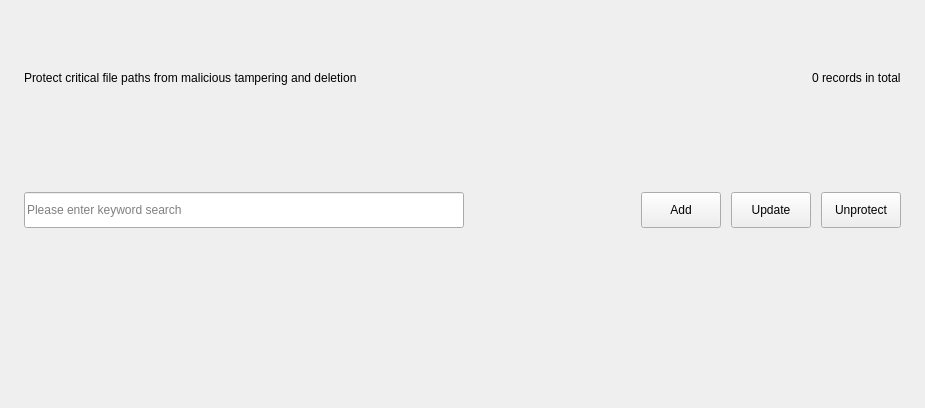
<?xml version="1.0" encoding="UTF-8"?>
<ui version="4.0">
 <class>TPExecute</class>
 <widget class="QWidget" name="TPExecute">
  <property name="geometry">
   <rect>
    <x>0</x>
    <y>0</y>
    <width>925</width>
    <height>408</height>
   </rect>
  </property>
  <property name="windowTitle">
   <string>Form</string>
  </property>
  <layout class="QVBoxLayout" name="verticalLayout">
   <property name="spacing">
    <number>10</number>
   </property>
   <property name="leftMargin">
    <number>24</number>
   </property>
   <property name="topMargin">
    <number>16</number>
   </property>
   <property name="rightMargin">
    <number>0</number>
   </property>
   <property name="bottomMargin">
    <number>4</number>
   </property>
   <item>
    <layout class="QHBoxLayout" name="horizontalLayout">
     <property name="rightMargin">
      <number>24</number>
     </property>
     <item>
      <widget class="QLabel" name="label">
       <property name="text">
        <string>Protect critical file paths from malicious tampering and deletion</string>
       </property>
      </widget>
     </item>
     <item>
      <spacer name="horizontalSpacer">
       <property name="orientation">
        <enum>Qt::Horizontal</enum>
       </property>
       <property name="sizeHint" stdset="0">
        <size>
         <width>40</width>
         <height>20</height>
        </size>
       </property>
      </spacer>
     </item>
     <item>
      <widget class="QLabel" name="m_tips">
       <property name="text">
        <string>0 records in total</string>
       </property>
      </widget>
     </item>
    </layout>
   </item>
   <item>
    <widget class="QWidget" name="m_controlLine" native="true">
     <layout class="QHBoxLayout" name="horizontalLayout_2">
      <property name="spacing">
       <number>10</number>
      </property>
      <property name="leftMargin">
       <number>0</number>
      </property>
      <property name="topMargin">
       <number>0</number>
      </property>
      <property name="rightMargin">
       <number>24</number>
      </property>
      <property name="bottomMargin">
       <number>0</number>
      </property>
      <item>
       <widget class="QLineEdit" name="m_search">
        <property name="sizePolicy">
         <sizepolicy hsizetype="Fixed" vsizetype="Fixed">
          <horstretch>0</horstretch>
          <verstretch>0</verstretch>
         </sizepolicy>
        </property>
        <property name="minimumSize">
         <size>
          <width>440</width>
          <height>36</height>
         </size>
        </property>
        <property name="maximumSize">
         <size>
          <width>440</width>
          <height>36</height>
         </size>
        </property>
        <property name="placeholderText">
         <string>Please enter keyword search</string>
        </property>
       </widget>
      </item>
      <item>
       <spacer name="horizontalSpacer_2">
        <property name="orientation">
         <enum>Qt::Horizontal</enum>
        </property>
        <property name="sizeHint" stdset="0">
         <size>
          <width>40</width>
          <height>20</height>
         </size>
        </property>
       </spacer>
      </item>
      <item>
       <widget class="QPushButton" name="m_add">
        <property name="sizePolicy">
         <sizepolicy hsizetype="Fixed" vsizetype="Fixed">
          <horstretch>0</horstretch>
          <verstretch>0</verstretch>
         </sizepolicy>
        </property>
        <property name="minimumSize">
         <size>
          <width>72</width>
          <height>36</height>
         </size>
        </property>
        <property name="text">
         <string>Add</string>
        </property>
       </widget>
      </item>
      <item>
       <widget class="QPushButton" name="m_update">
        <property name="sizePolicy">
         <sizepolicy hsizetype="Fixed" vsizetype="Fixed">
          <horstretch>0</horstretch>
          <verstretch>0</verstretch>
         </sizepolicy>
        </property>
        <property name="minimumSize">
         <size>
          <width>72</width>
          <height>36</height>
         </size>
        </property>
        <property name="text">
         <string>Update</string>
        </property>
       </widget>
      </item>
      <item>
       <widget class="QPushButton" name="m_unprotect">
        <property name="sizePolicy">
         <sizepolicy hsizetype="Fixed" vsizetype="Fixed">
          <horstretch>0</horstretch>
          <verstretch>0</verstretch>
         </sizepolicy>
        </property>
        <property name="minimumSize">
         <size>
          <width>72</width>
          <height>36</height>
         </size>
        </property>
        <property name="text">
         <string>Unprotect</string>
        </property>
       </widget>
      </item>
     </layout>
    </widget>
   </item>
   <item>
    <widget class="KS::TPExecuteTable" name="m_executeTable" native="true"/>
   </item>
  </layout>
 </widget>
 <customwidgets>
  <customwidget>
   <class>KS::TPExecuteTable</class>
   <extends>QWidget</extends>
   <header>src/ui/trusted/tp-execute-table.h</header>
   <container>1</container>
  </customwidget>
 </customwidgets>
 <resources/>
 <connections/>
</ui>
